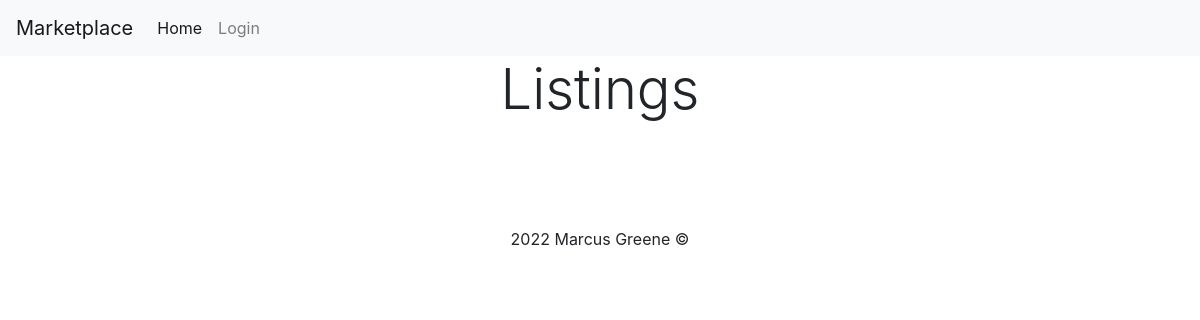
The app's page /listings/user/2, older data.
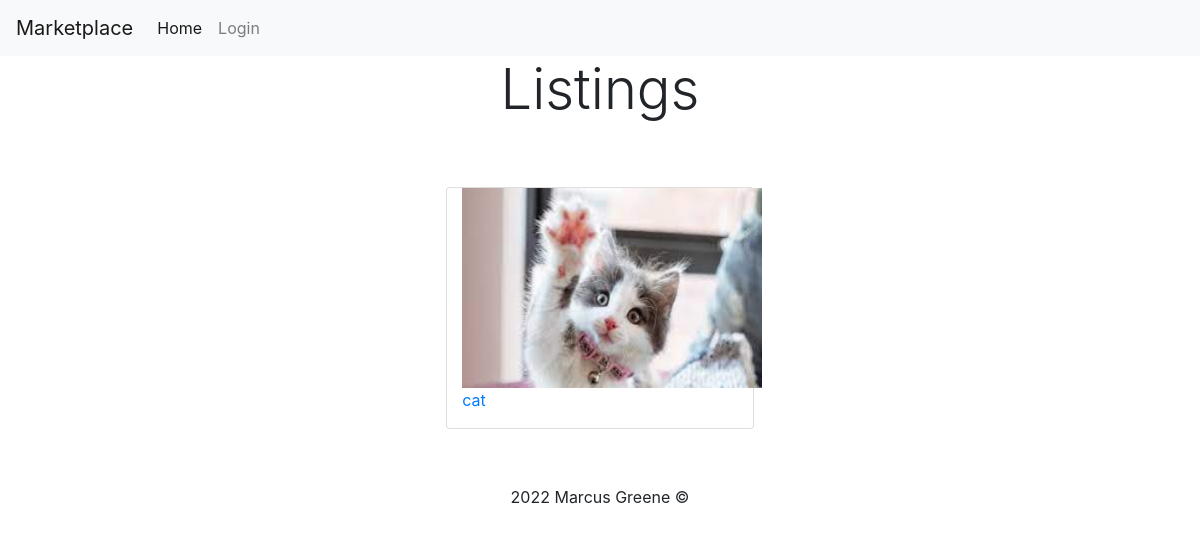
The same page, newer data.
### models.py (models this page shows)
class Listing(db.Model):
    id = db.Column(db.Integer, primary_key=True)
    price = db.Column(db.String(30), index = True, unique=False)
    title = db.Column(db.String(50), index=True, unique=False)
    description = db.Column(db.String(500), unique= False, index=False)
    images = db.Column(db.Text)
    user_id = db.Column(db.Integer, db.ForeignKey("user.id"))

### routes.py (the view)
@app.route('/listings/user/<userid>')
def user(userid):
  listings = Listing.query.filter_by(id=userid)
  return render_template("user.html",listings=listings, title = "Listings", _external=True, _scheme = "https")

### templates/user.html
{% extends 'base.html' %}
{% block content %}
<h1 class="text-center display-4">Listings</h1>
    <div class="row justify-content-center py-5">
        {% for listing in listings %}
        <div class="card col-8 col-md-3 justify-content-center mx-3 my-2">
            <img src="{{ url_for('serve_image', filename = listing.images) }}" width = 300 height = 200 alt="{{listing.title}}">
            <a href="/listings/{{listing.id}}"><p>{{listing.title}}</p> </a>
        </div>
        {% endfor %}
    </div>
{% endblock %}

Row changes from the older to the newer data that the page shows:
added Listing: images (picture), title "cat"
